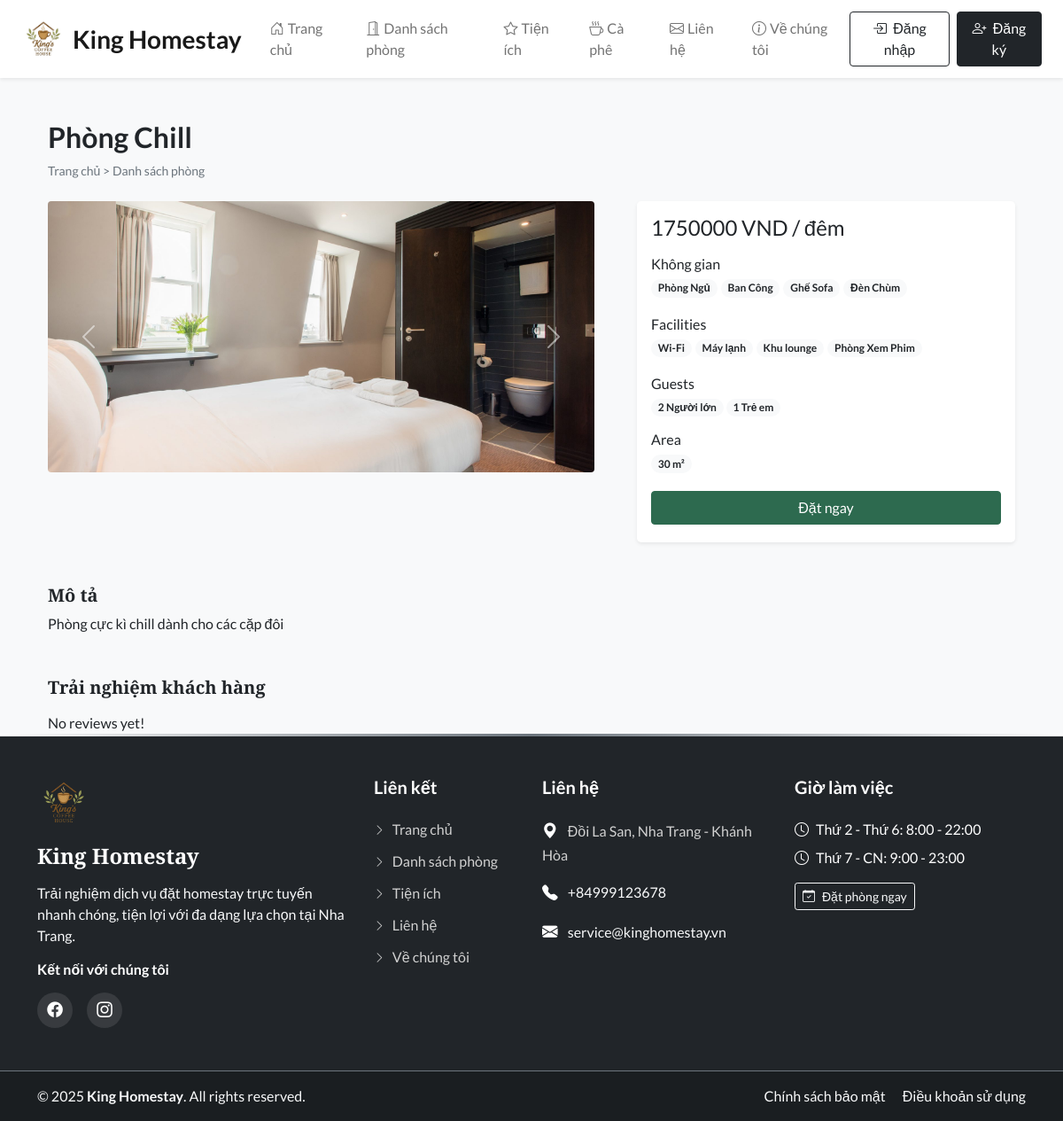
/room_details.php?id=8, run on the app's committed database.
### tables this page shows
CREATE TABLE `settings` (
  `sr_no` int(11) NOT NULL,
  `site_title` varchar(50) NOT NULL,
  `site_about` varchar(250) NOT NULL,
  `shutdown` tinyint(1) NOT NULL
);

CREATE TABLE `rooms` (
  `id` int(11) NOT NULL,
  `name` varchar(150) NOT NULL,
  `area` int(11) NOT NULL,
  `price` int(11) NOT NULL,
  `quantity` int(11) NOT NULL,
  `adult` int(11) NOT NULL,
  `children` int(11) NOT NULL,
  `description` varchar(350) NOT NULL,
  `status` tinyint(4) NOT NULL DEFAULT 1,
  `removed` int(11) NOT NULL DEFAULT 0
);

CREATE TABLE `room_images` (
  `sr_no` int(11) NOT NULL,
  `room_id` int(11) NOT NULL,
  `image` varchar(150) NOT NULL,
  `thumb` tinyint(4) NOT NULL DEFAULT 0
);

CREATE TABLE `features` (
  `id` int(11) NOT NULL,
  `name` varchar(50) NOT NULL
);

CREATE TABLE `facilities` (
  `id` int(11) NOT NULL,
  `icon` varchar(100) NOT NULL,
  `name` varchar(50) NOT NULL,
  `description` varchar(250) NOT NULL
);

CREATE TABLE `contact_details` (
  `sr_no` int(11) NOT NULL,
  `address` varchar(50) NOT NULL,
  `gmap` varchar(100) NOT NULL,
  `pn1` bigint(20) NOT NULL,
  `email` varchar(100) NOT NULL,
  `fb` varchar(100) NOT NULL,
  `insta` varchar(100) NOT NULL,
  `tw` varchar(100) NOT NULL,
  `iframe` varchar(300) NOT NULL
);

### admin/inc/db_config.php (called while the page is built, shortened)
<?php
  function select($sql, $values, $datatypes) {
    $con = $GLOBALS['con'];
    if($stmt = mysqli_prepare($con, $sql)){
      mysqli_stmt_bind_param($stmt, $datatypes, ...$values);
      if(mysqli_stmt_execute($stmt)){
        $res = mysqli_stmt_get_result($stmt);
        return $res;
      }
      else{
        mysqli_stmt_close($stmt);
        die("Query cannot be executed - Execute");
      }
    }
    else{
      die("Query cannot be executed - Select");
    }
  }
?>

### room_details.php (the view, shortened to what this page needs)
<!DOCTYPE html>
<html lang="en">
<head>
  <?php require('inc/links.php'); ?>
</head>
<body class="bg-light">
  <?php require('inc/header.php'); ?>
  <?php
    $data = filteration($_GET);
    $room_res = select("SELECT * FROM `rooms` WHERE `id`=? AND `status`=? AND `removed`=?",[$data['id'],1,0],'iii');
    $room_data = mysqli_fetch_assoc($room_res);
  ?>
  <div class="container">
    <div class="row">
      <div class="col-12 my-5 mb-4 px-4">
        <h2 class="fw-bold"><?php echo $room_data['name'] ?></h2>
        <div style="font-size: 14px;">
          <a href="index.php" class="text-secondary text-decoration-none">Trang chủ</a>
          <span class="text-secondary"> > </span>
          <a href="rooms.php" class="text-secondary text-decoration-none">Danh sách phòng</a>
        </div>
      </div>
      <div class="col-lg-7 col-md-12 px-4">
        <div id="roomCarousel" class="carousel slide" data-bs-ride="carousel">
          <div class="carousel-inner">
            <?php
              $room_img = ROOMS_IMG_PATH."thumbnail.jpg";
              $img_q = mysqli_query($con,"SELECT * FROM `room_images`
                WHERE `room_id`='$room_data[id]'");
              if(mysqli_num_rows($img_q)>0)
              {
                $active_class = 'active';
                while($img_res = mysqli_fetch_assoc($img_q))
                {
                  echo"
                    <div class='carousel-item $active_class'>
                      <img src='".ROOMS_IMG_PATH.$img_res['image']."' class='d-block w-100 rounded'>
                    </div>
                  ";
                  $active_class='';
                }
              }
              else{
                echo"<div class='carousel-item active'>
                  <img src='$room_img' class='d-block w-100'>
                </div>";
              }
            ?>
          </div>
          <button class="carousel-control-prev" type="button" data-bs-target="#roomCarousel" data-bs-slide="prev">
            <span class="carousel-control-prev-icon" aria-hidden="true"></span>
          </button>
          <button class="carousel-control-next" type="button" data-bs-target="#roomCarousel" data-bs-slide="next">
            <span class="carousel-control-next-icon" aria-hidden="true"></span>
          </button>
        </div>
      </div>
      <div class="col-lg-5 col-md-12 px-4">
        <div class="card mb-4 border-0 shadow-sm rounded-3">
          <div class="card-body">
            <?php
              echo<<<price
                <h4>$room_data[price] VND / đêm</h4>
              price;
              $fea_q = mysqli_query($con,"SELECT f.name FROM `features` f
                INNER JOIN `room_features` rfea ON f.id = rfea.features_id
                WHERE rfea.room_id = '$room_data[id]'");
              $features_data = "";
              while($fea_row = mysqli_fetch_assoc($fea_q)){
                $features_data .="<span class='badge rounded-pill bg-light text-dark text-wrap me-1 mb-1'>
                  $fea_row[name]
                </span>";
              }
              echo<<<features
                <div class="mb-3">
                  <h6 class="mb-1">Không gian</h6>
                  $features_data
                </div>
              features;
              $fac_q = mysqli_query($con,"SELECT f.name FROM `facilities` f
                INNER JOIN `room_facilities` rfac ON f.id = rfac.facilities_id
                WHERE rfac.room_id = '$room_data[id]'");
              $facilities_data = "";
              while($fac_row = mysqli_fetch_assoc($fac_q)){
                $facilities_data .="<span class='badge rounded-pill bg-light text-dark text-wrap me-1 mb-1'>
                  $fac_row[name]
                </span>";
              }
              echo<<<facilities
                <div class="mb-3">
                  <h6 class="mb-1">Facilities</h6>
                  $facilities_data
                </div>
              facilities;
              echo<<<guests
                <div class="mb-3">
                  <h6 class="mb-1">Guests</h6>
                  <span class="badge rounded-pill bg-light text-dark text-wrap">
                    $room_data[adult] Người lớn
                  </span>
                  <span class="badge rounded-pill bg-light text-dark text-wrap">
                    $room_data[children] Trẻ em
                  </span>
                </div>
              guests;
              echo<<<area
                <div class="mb-3">
                  <h6 class="mb-1">Area</h6>
                  <span class='badge rounded-pill bg-light text-dark text-wrap me-1 mb-1'>
                    $room_data[area] m²
                  </span>
                </div>
              area;
              if(!$settings_r['shutdown']){
                $login=0;
                echo<<<book
                  <button onclick='checkLoginToBook($login,$room_data[id])' class="btn w-100 text-white custom-bg shadow-none mb-1">Đặt ngay</button>
                book;
              }
            ?>
          </div>
        </div>
      </div>
      <div class="col-12 mt-4 px-4">
        <div class="mb-5">
          <h5 class="fw-bold h-font">Mô tả</h5>
          <p>
            <?php echo $room_data['description'] ?>
          </p>
        </div>
        <div>
          <h5 class="fw-bold h-font mb-3">Trải nghiệm khách hàng</h5>
          <?php
            $review_q = "SELECT rr.*,uc.name AS uname, uc.profile, r.name AS rname FROM `rating_review` rr
              INNER JOIN `user_cred` uc ON rr.user_id = uc.id
              INNER JOIN `rooms` r ON rr.room_id = r.id
              WHERE rr.room_id = '$room_data[id]'
              ORDER BY `sr_no` DESC LIMIT 15";
            $review_res = mysqli_query($con,$review_q);
            if(mysqli_num_rows($review_res)==0){
              echo 'No reviews yet!';
            }
          ?>
        </div>
      </div>
    </div>
  </div>
  <?php require('inc/footer.php'); ?>
</body>
</html>

### inc/header.php (shortened to what this page needs)
<nav id="nav-bar" class="navbar navbar-expand-lg navbar-light bg-white shadow-sm sticky-top">
  <div class="container-fluid px-lg-4">
    <a class="navbar-brand d-flex align-items-center fw-bold fs-3 h-font order-lg-1" href="index.php">
      <img src="images/logohm.png" alt="Logo" width="50" height="50" class="me-2">
      <span class="d-none d-lg-inline"><?php echo $settings_r['site_title'] ?></span>
    </a>
    <div class="d-flex align-items-center order-lg-3 ms-auto">
      <?php
        if(isset($_SESSION['login']) && $_SESSION['login']==true)
        {
          $path = USERS_IMG_PATH;
          echo<<<data
            <div class="dropdown">
              <button class="btn btn-light shadow-none d-flex align-items-center dropdown-toggle" type="button" data-bs-toggle="dropdown" aria-expanded="false">
                <img src="$path$_SESSION[uPic]" style="width: 35px; height: 35px;" class="rounded-circle me-2">
                <span class="d-none d-md-inline">$_SESSION[uName]</span>
              </button>
              <ul class="dropdown-menu dropdown-menu-end shadow">
                <li><a class="dropdown-item" href="profile.php"><i class="bi bi-person me-2"></i>Hồ sơ cá nhân</a></li>
                <li><a class="dropdown-item" href="bookings.php"><i class="bi bi-calendar-check me-2"></i>Lịch sử đặt phòng</a></li>
                <li><hr class="dropdown-divider"></li>
                <li><a class="dropdown-item text-danger" href="logout.php"><i class="bi bi-box-arrow-right me-2"></i>Đăng xuất</a></li>
              </ul>
            </div>
          data;
        }
        else
        {
          echo<<<data
            <button type="button" class="btn btn-outline-dark shadow-none me-2" data-bs-toggle="modal" data-bs-target="#loginModal">
              <i class="bi bi-box-arrow-in-right me-1"></i>
              <span class="d-none d-sm-inline">Đăng nhập</span>
            </button>
            <button type="button" class="btn btn-dark shadow-none" data-bs-toggle="modal" data-bs-target="#registerModal">
              <i class="bi bi-person-plus me-1"></i>
              <span class="d-none d-sm-inline">Đăng ký</span>
            </button>
          data;
        }
      ?>
    </div>
    <div class="collapse navbar-collapse order-lg-2" id="navbarSupportedContent">
      <ul class="navbar-nav me-auto mb-2 mb-lg-0">
        <li class="nav-item">
          <a class="nav-link px-3" href="index.php">
            <i class="bi bi-house-door me-1"></i>Trang chủ
          </a>
        </li>
        <li class="nav-item">
          <a class="nav-link px-3" href="rooms.php">
            <i class="bi bi-door-open me-1"></i>Danh sách phòng
          </a>
        </li>
        <li class="nav-item">
          <a class="nav-link px-3" href="facilities.php">
            <i class="bi bi-star me-1"></i>Tiện ích
          </a>
        </li>
        <li class="nav-item">
          <a class="nav-link px-3" href="coffee.php">
            <i class="bi bi-cup-hot me-1"></i>Cà phê
          </a>
        </li>
        <li class="nav-item">
          <a class="nav-link px-3" href="contact.php">
            <i class="bi bi-envelope me-1"></i>Liên hệ
          </a>
        </li>
        <li class="nav-item">
          <a class="nav-link px-3" href="about.php">
            <i class="bi bi-info-circle me-1"></i>Về chúng tôi
          </a>
        </li>
      </ul>
    </div>
  </div>
</nav>

### inc/footer.php (shortened to what this page needs)
<footer class="footer-section bg-dark text-white">
  <div class="container py-5">
    <div class="row g-4">
      <div class="col-lg-4 col-md-6">
        <div class="footer-brand mb-3">
          <img src="images/logohm.png" alt="Logo" width="60" height="60" class="mb-3">
          <h3 class="h-font fw-bold fs-4 text-white"><?php echo $settings_r['site_title'] ?></h3>
        </div>
        <p class="text-light mb-3">
          <?php echo $settings_r['site_about'] ?>
        </p>
        <div class="social-links">
          <h6 class="fw-bold mb-3">Kết nối với chúng tôi</h6>
          <div class="d-flex gap-3">
            <a href="<?php echo $contact_r['fb'] ?>" class="social-icon" target="_blank" rel="noopener">
              <i class="bi bi-facebook"></i>
            </a>
            <a href="<?php echo $contact_r['insta'] ?>" class="social-icon" target="_blank" rel="noopener">
              <i class="bi bi-instagram"></i>
            </a>
          </div>
        </div>
      </div>
      <div class="col-lg-2 col-md-6">
        <h5 class="fw-bold mb-4 text-white">Liên kết</h5>
        <ul class="footer-links list-unstyled">
          <li><a href="index.php"><i class="bi bi-chevron-right me-2"></i>Trang chủ</a></li>
          <li><a href="rooms.php"><i class="bi bi-chevron-right me-2"></i>Danh sách phòng</a></li>
          <li><a href="facilities.php"><i class="bi bi-chevron-right me-2"></i>Tiện ích</a></li>
          <li><a href="contact.php"><i class="bi bi-chevron-right me-2"></i>Liên hệ</a></li>
          <li><a href="about.php"><i class="bi bi-chevron-right me-2"></i>Về chúng tôi</a></li>
        </ul>
      </div>
      <div class="col-lg-3 col-md-6">
        <h5 class="fw-bold mb-4 text-white">Liên hệ</h5>
        <ul class="list-unstyled contact-info">
          <li class="mb-3">
            <i class="bi bi-geo-alt-fill me-2"></i>
            <span><?php echo $contact_r['address'] ?? 'Địa chỉ homestay' ?></span>
          </li>
          <li class="mb-3">
            <i class="bi bi-telephone-fill me-2"></i>
            <a href="tel:<?php echo $contact_r['pn1'] ?? '' ?>" class="text-light text-decoration-none">
              +<?php echo $contact_r['pn1'] ?? 'Số điện thoại' ?>
            </a>
          </li>
          <li class="mb-3">
            <i class="bi bi-envelope-fill me-2"></i>
            <a href="mailto:<?php echo $contact_r['email'] ?? '' ?>" class="text-light text-decoration-none">
              <?php echo $contact_r['email'] ?? 'Email liên hệ' ?>
            </a>
          </li>
        </ul>
      </div>
      <div class="col-lg-3 col-md-6">
        <h5 class="fw-bold mb-4 text-white">Giờ làm việc</h5>
        <ul class="list-unstyled">
          <li class="mb-2"><i class="bi bi-clock me-2"></i>Thứ 2 - Thứ 6: 8:00 - 22:00</li>
          <li class="mb-2"><i class="bi bi-clock me-2"></i>Thứ 7 - CN: 9:00 - 23:00</li>
          <li class="mt-3">
            <a href="rooms.php" class="btn btn-outline-light btn-sm">
              <i class="bi bi-calendar-check me-2"></i>Đặt phòng ngay
            </a>
          </li>
        </ul>
      </div>
    </div>
  </div>
  <div class="footer-bottom py-3 border-top border-secondary">
    <div class="container">
      <div class="row align-items-center">
        <div class="col-md-6 text-center text-md-start mb-2 mb-md-0">
          <p class="mb-0 text-light">
            © <?php echo date("Y"); ?> <strong><?php echo $settings_r['site_title'] ?></strong>. All rights reserved.
          </p>
        </div>
        <div class="col-md-6 text-center text-md-end">
          <p class="mb-0 text-light">
            <a href="#" class="text-light text-decoration-none me-3">Chính sách bảo mật</a>
            <a href="#" class="text-light text-decoration-none">Điều khoản sử dụng</a>
          </p>
        </div>
      </div>
    </div>
  </div>
</footer>

### css/common.css (style rules this page uses)
:root { --teal: #2D6A4F; --teal_hover: #2D6A4F; }
* { font-family: 'Lato', sans-serif; }
.h-font { font-family: 'Merriweather', serif; }
.custom-bg { background-color: var(--teal); border: 1px solid var(--teal); }

### inc/header.php (style rules this page uses)
#nav-bar { padding: 0.75rem 0; transition: all 0.3s ease; }
.navbar-brand { font-size: 1.5rem; transition: transform 0.3s ease; }
.nav-link { font-weight: 500; position: relative; transition: color 0.3s ease; }
.nav-link::after { content: ''; position: absolute; bottom: 0; left: 50%; width: 0; height: 2px; background-color: #212529; transition: all 0.3s ease; transform: translateX(-50%); }

### inc/footer.php (style rules this page uses)
.footer-section { position: relative; overflow: hidden; }
.footer-section::before { content: ''; position: absolute; top: 0; left: 0; right: 0; height: 3px; background: linear-gradient(90deg, #fff, #6c757d, #fff); }
.footer-brand h3 { margin-bottom: 0; }
.social-icon { width: 40px; height: 40px; display: inline-flex; align-items: center; justify-content: center; background-color: rgba(255, 255, 255, 0.1); color: #fff; border-radius: 50%; text-decoration: none; transition: all 0.3s ease; font-size: 1.1rem; }
.footer-links li { margin-bottom: 0.75rem; }
.footer-links a { color: #d1d1d1; text-decoration: none; transition: all 0.3s ease; display: inline-block; }
.footer-links i { font-size: 0.8rem; transition: transform 0.3s ease; }
.contact-info li { color: #d1d1d1; line-height: 1.6; }
.contact-info i { color: #fff; font-size: 1.1rem; }
.footer-bottom { background-color: rgba(0, 0, 0, 0.2); }

### data on the page
settings: site_title "King Homestay", site_about "Trải nghiệm dịch vụ đặt homestay trực tuyến nhanh chóng, tiện lợi với đa dạng lựa chọn tại Nha Trang."
rooms: name "Phòng Chill", price "1750000", adult "2", children "1", area "30", description "Phòng cực kì chill dành cho các cặp đôi"
room_images: image (picture)
features: name "Phòng Ngủ"
features: name "Ban Công"
features: name "Ghế Sofa"
features: name "Đèn Chùm"
facilities: name "Wi-Fi"
facilities: name "Máy lạnh"
facilities: name "Khu lounge"
facilities: name "Phòng Xem Phim"
contact_details: address "Đồi La San, Nha Trang - Khánh Hòa", pn1 "84999123678", email "service@kinghomestay.vn"
